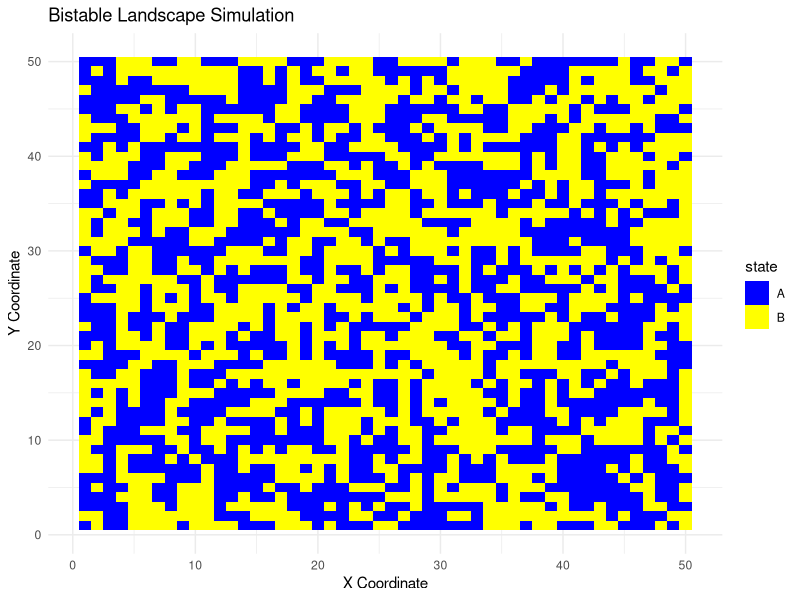
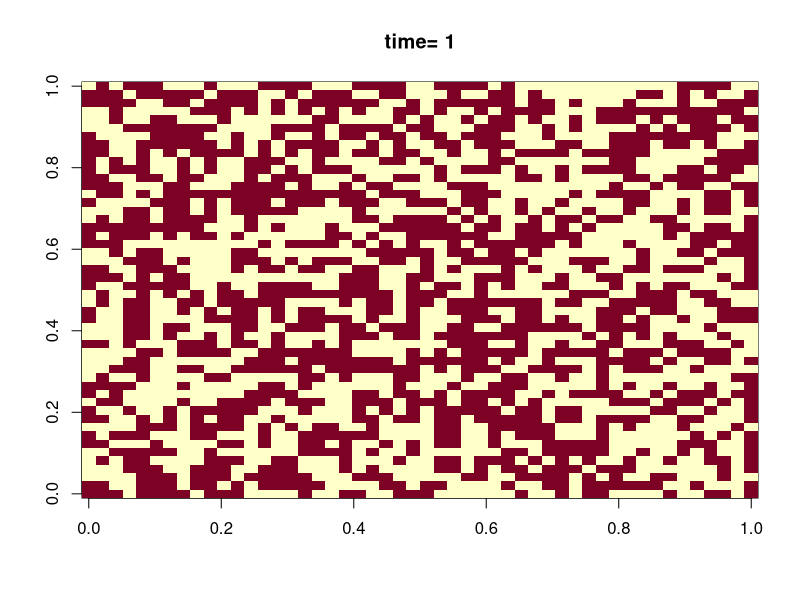
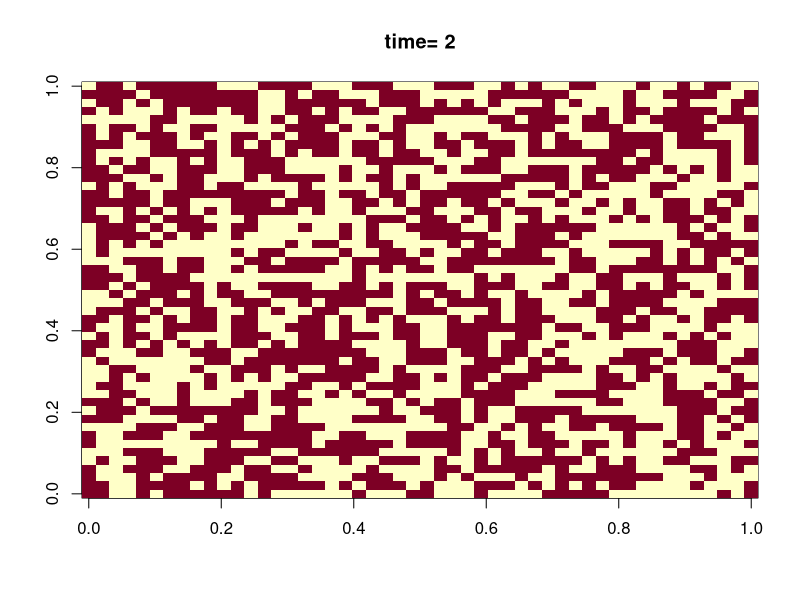
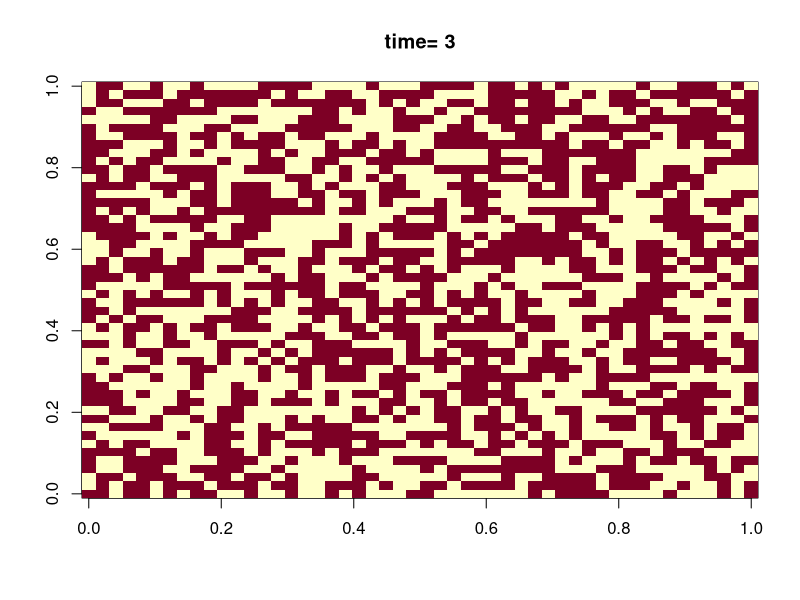
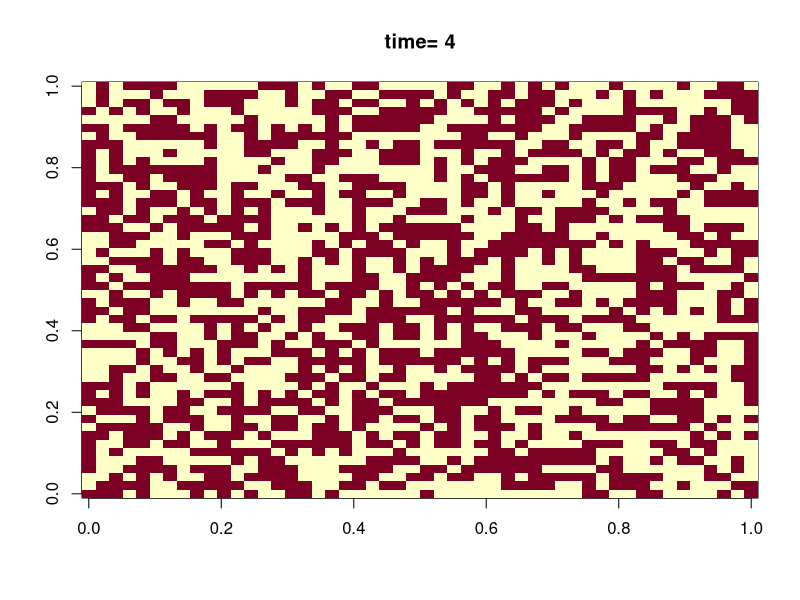
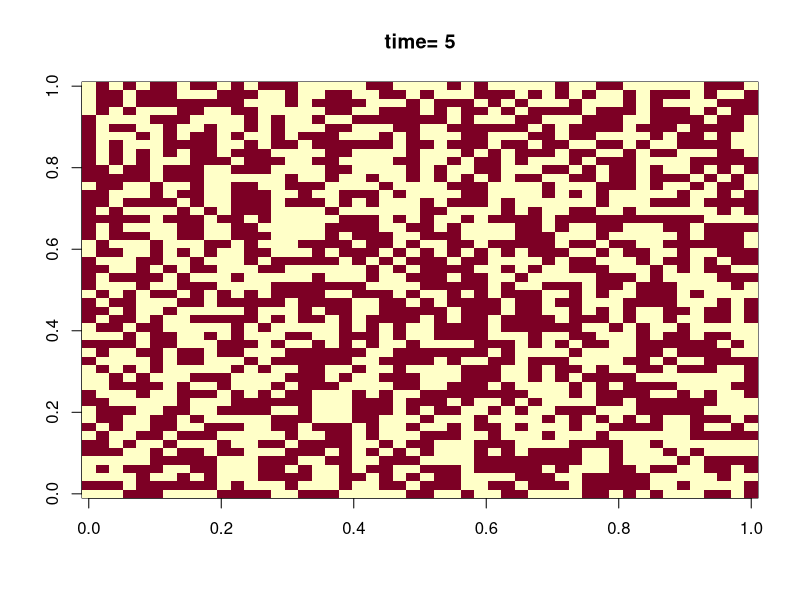
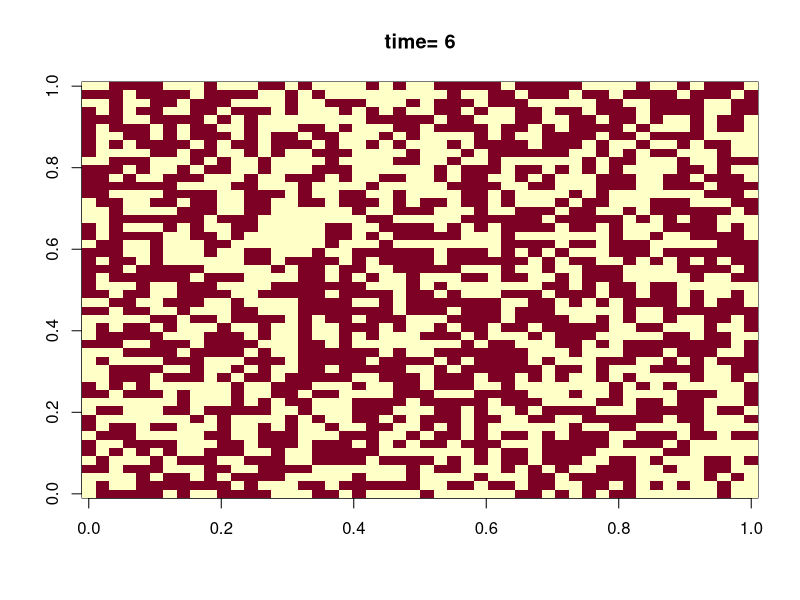
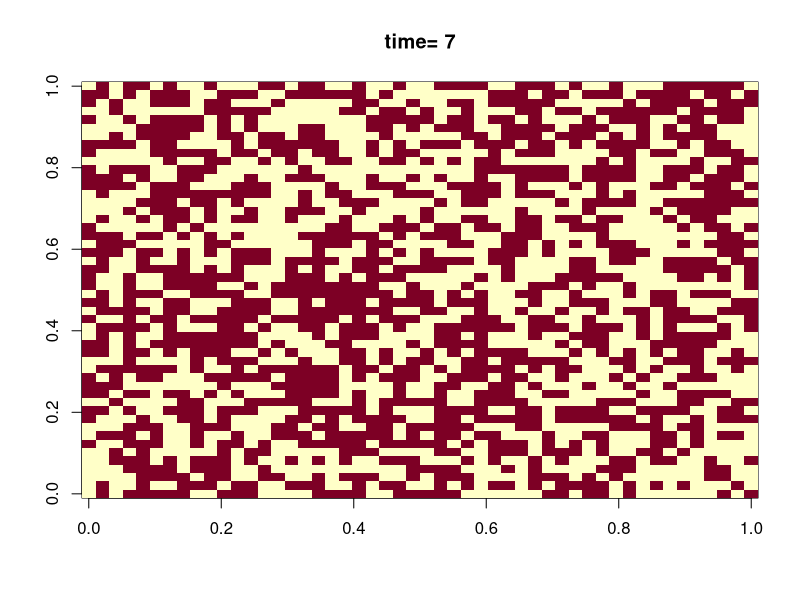

Source code (R) for these figures, in order:
# Load required packages
library(ggplot2)

# Parameters
grid_size <- 50  # Size of the spatial grid (50x50)
timesteps <- 100 # Number of simulation steps
switch_prob <- 0.1  # Base probability of switching states
heterogeneity_strength <- 0.3  # Influence of spatial heterogeneity

# Initialize grid with bistable states (A or B)
set.seed(42)
grid <- matrix(sample(c("A", "B"), grid_size^2, replace = TRUE), nrow = grid_size)

# Generate spatial heterogeneity (random field)
heterogeneity <- matrix(runif(grid_size^2, -1, 1), nrow = grid_size)

# Function to update the grid based on local interactions
update_grid <- function(grid, heterogeneity, switch_prob) {
  new_grid <- grid  # Copy current grid
  
  for (i in 1:nrow(grid)) {
    for (j in 1:ncol(grid)) {
      # Count neighbors in state "A"
      neighbors <- c(
        grid[max(i-1, 1), j], grid[min(i+1, nrow(grid)), j],
        grid[i, max(j-1, 1)], grid[i, min(j+1, ncol(grid))]
      )
      num_A <- sum(neighbors == "A")
      num_B <- sum(neighbors == "B")
      
      # Environmental influence
      env_factor <- heterogeneity[i, j] * heterogeneity_strength
      
      # Probability of switching states
      prob_A_to_B <- switch_prob + env_factor - (num_A / 4) * 0.2
      prob_B_to_A <- switch_prob - env_factor - (num_B / 4) * 0.2
      # Probability of staying the same is runif(1)?
      
      # Apply state transitions
      if (grid[i, j] == "A" && runif(1) < prob_A_to_B) {
        new_grid[i, j] <- "B"
      } else if (grid[i, j] == "B" && runif(1) < prob_B_to_A) {
        new_grid[i, j] <- "A"
      }
    }
  }
  return(new_grid)
}

# Run the simulation
for (t in 1:timesteps) {
  grid <- update_grid(grid, heterogeneity, switch_prob)
}

# Convert grid to data frame for visualization
grid_df <- expand.grid(x = 1:grid_size, y = 1:grid_size)
grid_df$state <- as.vector(grid)

# Plot final state of the landscape
ggplot(grid_df, aes(x = x, y = y, fill = state)) +
  geom_tile() +
  scale_fill_manual(values = c("A" = "blue", "B" = "yellow")) +
  theme_minimal() +
  labs(title = "Bistable Landscape Simulation", x = "X Coordinate", y = "Y Coordinate")
  
gridlist <- list()  
grid_df <- expand.grid(x = 1:grid_size, y = 1:grid_size)
grid2 <- array(NA, dim=dim(grid))
# Plot every timestep
switch_prob = 0.5
for (t in 1:timesteps) {
  grid <- update_grid(grid, heterogeneity, switch_prob)
  gridlist[[t]] <- grid
grid2[grid=="A"] <- which(LETTERS=='A')
grid2[grid=="B"] <- which(LETTERS=='B')
image(grid2, main=paste("time=",t))
}  
grid = gridlist[[t]]





